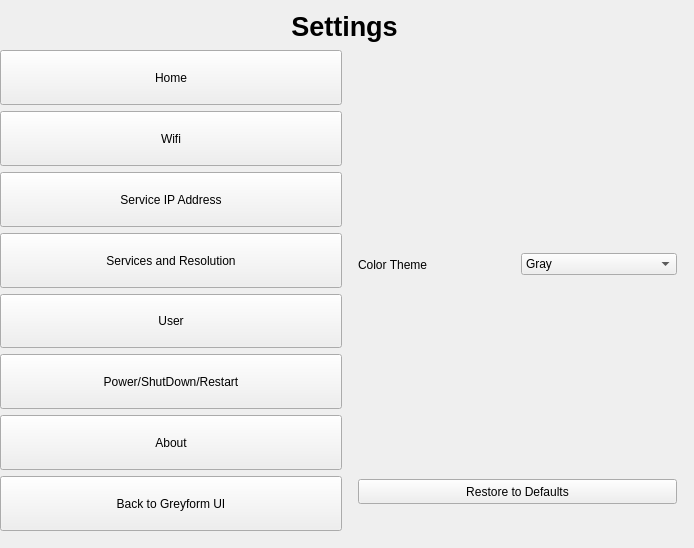
<?xml version="1.0" encoding="UTF-8"?>
<ui version="4.0">
 <class>Form</class>
 <widget class="QWidget" name="Form">
  <property name="geometry">
   <rect>
    <x>0</x>
    <y>0</y>
    <width>694</width>
    <height>548</height>
   </rect>
  </property>
  <property name="sizePolicy">
   <sizepolicy hsizetype="Expanding" vsizetype="Expanding">
    <horstretch>0</horstretch>
    <verstretch>0</verstretch>
   </sizepolicy>
  </property>
  <property name="windowTitle">
   <string>Form</string>
  </property>
  <widget class="QLabel" name="labeltitlsetting">
   <property name="geometry">
    <rect>
     <x>0</x>
     <y>10</y>
     <width>689</width>
     <height>32</height>
    </rect>
   </property>
   <property name="sizePolicy">
    <sizepolicy hsizetype="Minimum" vsizetype="Maximum">
     <horstretch>0</horstretch>
     <verstretch>0</verstretch>
    </sizepolicy>
   </property>
   <property name="font">
    <font>
     <pointsize>20</pointsize>
     <weight>75</weight>
     <bold>true</bold>
    </font>
   </property>
   <property name="text">
    <string>Settings</string>
   </property>
   <property name="textFormat">
    <enum>Qt::AutoText</enum>
   </property>
   <property name="alignment">
    <set>Qt::AlignCenter</set>
   </property>
  </widget>
  <widget class="QWidget" name="settinglayoutWidget">
   <property name="geometry">
    <rect>
     <x>0</x>
     <y>50</y>
     <width>689</width>
     <height>481</height>
    </rect>
   </property>
   <layout class="QHBoxLayout" name="horizontalLayout_2" stretch="1,1">
    <item>
     <layout class="QVBoxLayout" name="verticalLayout_2" stretch="1,1,1,1,1,1,1,1">
      <item>
       <widget class="QPushButton" name="HomeButton">
        <property name="sizePolicy">
         <sizepolicy hsizetype="Minimum" vsizetype="MinimumExpanding">
          <horstretch>0</horstretch>
          <verstretch>0</verstretch>
         </sizepolicy>
        </property>
        <property name="text">
         <string>Home</string>
        </property>
       </widget>
      </item>
      <item>
       <widget class="QPushButton" name="WifiButton">
        <property name="sizePolicy">
         <sizepolicy hsizetype="Minimum" vsizetype="MinimumExpanding">
          <horstretch>0</horstretch>
          <verstretch>0</verstretch>
         </sizepolicy>
        </property>
        <property name="text">
         <string>Wifi</string>
        </property>
       </widget>
      </item>
      <item>
       <widget class="QPushButton" name="serviceIPAddressButton">
        <property name="sizePolicy">
         <sizepolicy hsizetype="Minimum" vsizetype="MinimumExpanding">
          <horstretch>0</horstretch>
          <verstretch>0</verstretch>
         </sizepolicy>
        </property>
        <property name="text">
         <string>Service IP Address</string>
        </property>
       </widget>
      </item>
      <item>
       <widget class="QPushButton" name="ServicesButton">
        <property name="sizePolicy">
         <sizepolicy hsizetype="Minimum" vsizetype="MinimumExpanding">
          <horstretch>0</horstretch>
          <verstretch>0</verstretch>
         </sizepolicy>
        </property>
        <property name="text">
         <string>Services and Resolution</string>
        </property>
       </widget>
      </item>
      <item>
       <widget class="QPushButton" name="UserButton">
        <property name="sizePolicy">
         <sizepolicy hsizetype="Minimum" vsizetype="MinimumExpanding">
          <horstretch>0</horstretch>
          <verstretch>0</verstretch>
         </sizepolicy>
        </property>
        <property name="text">
         <string>User</string>
        </property>
       </widget>
      </item>
      <item>
       <widget class="QPushButton" name="PowerButton">
        <property name="sizePolicy">
         <sizepolicy hsizetype="Minimum" vsizetype="MinimumExpanding">
          <horstretch>0</horstretch>
          <verstretch>0</verstretch>
         </sizepolicy>
        </property>
        <property name="text">
         <string>Power/ShutDown/Restart</string>
        </property>
       </widget>
      </item>
      <item>
       <widget class="QPushButton" name="AboutButton">
        <property name="sizePolicy">
         <sizepolicy hsizetype="Minimum" vsizetype="MinimumExpanding">
          <horstretch>0</horstretch>
          <verstretch>0</verstretch>
         </sizepolicy>
        </property>
        <property name="text">
         <string>About</string>
        </property>
       </widget>
      </item>
      <item>
       <widget class="QPushButton" name="MarkingbackButton">
        <property name="sizePolicy">
         <sizepolicy hsizetype="Minimum" vsizetype="MinimumExpanding">
          <horstretch>0</horstretch>
          <verstretch>0</verstretch>
         </sizepolicy>
        </property>
        <property name="text">
         <string>Back to Greyform UI</string>
        </property>
       </widget>
      </item>
     </layout>
    </item>
    <item>
     <layout class="QVBoxLayout" name="verticalLayout_4" stretch="1,1">
      <item>
       <widget class="QLabel" name="maintitlelabel">
        <property name="sizePolicy">
         <sizepolicy hsizetype="Preferred" vsizetype="Fixed">
          <horstretch>0</horstretch>
          <verstretch>0</verstretch>
         </sizepolicy>
        </property>
        <property name="font">
         <font>
          <pointsize>15</pointsize>
          <weight>75</weight>
          <bold>true</bold>
         </font>
        </property>
        <property name="text">
         <string/>
        </property>
        <property name="wordWrap">
         <bool>true</bool>
        </property>
       </widget>
      </item>
      <item>
       <widget class="QStackedWidget" name="stackedWidgetsetting">
        <widget class="QWidget" name="settingHomepage">
         <widget class="QWidget" name="layoutWidgethome">
          <property name="geometry">
           <rect>
            <x>10</x>
            <y>130</y>
            <width>319</width>
            <height>111</height>
           </rect>
          </property>
          <layout class="QHBoxLayout" name="horizontalLayout">
           <item>
            <widget class="QLabel" name="colortitlelabel">
             <property name="text">
              <string>Color Theme</string>
             </property>
            </widget>
           </item>
           <item>
            <widget class="QComboBox" name="themebox">
             <item>
              <property name="text">
               <string>Gray</string>
              </property>
             </item>
             <item>
              <property name="text">
               <string>Black</string>
              </property>
             </item>
             <item>
              <property name="text">
               <string>Light</string>
              </property>
             </item>
             <item>
              <property name="text">
               <string>Other Color</string>
              </property>
             </item>
            </widget>
           </item>
          </layout>
         </widget>
         <widget class="QPushButton" name="restoreDefaultsButton">
          <property name="geometry">
           <rect>
            <x>10</x>
            <y>400</y>
            <width>319</width>
            <height>25</height>
           </rect>
          </property>
          <property name="text">
           <string>Restore to Defaults</string>
          </property>
         </widget>
        </widget>
        <widget class="QWidget" name="wifipage">
         <widget class="QLabel" name="interface_label">
          <property name="geometry">
           <rect>
            <x>10</x>
            <y>10</y>
            <width>319</width>
            <height>17</height>
           </rect>
          </property>
          <property name="text">
           <string/>
          </property>
          <property name="wordWrap">
           <bool>true</bool>
          </property>
         </widget>
         <widget class="QTreeWidget" name="treeWidget">
          <property name="geometry">
           <rect>
            <x>10</x>
            <y>40</y>
            <width>319</width>
            <height>399</height>
           </rect>
          </property>
          <column>
           <property name="text">
            <string>SSID</string>
           </property>
          </column>
          <column>
           <property name="text">
            <string>Signal Strength</string>
           </property>
          </column>
         </widget>
        </widget>
        <widget class="QWidget" name="serviceipaddresspage">
         <widget class="QLabel" name="ip_label">
          <property name="geometry">
           <rect>
            <x>0</x>
            <y>10</y>
            <width>309</width>
            <height>197</height>
           </rect>
          </property>
          <property name="text">
           <string/>
          </property>
          <property name="wordWrap">
           <bool>true</bool>
          </property>
         </widget>
         <widget class="QLabel" name="Portnumipadd">
          <property name="geometry">
           <rect>
            <x>10</x>
            <y>240</y>
            <width>309</width>
            <height>196</height>
           </rect>
          </property>
          <property name="font">
           <font>
            <pointsize>15</pointsize>
           </font>
          </property>
          <property name="text">
           <string/>
          </property>
          <property name="wordWrap">
           <bool>true</bool>
          </property>
         </widget>
        </widget>
        <widget class="QWidget" name="servicespage">
         <widget class="QWidget" name="layoutWidgetservicestextsize">
          <property name="geometry">
           <rect>
            <x>10</x>
            <y>110</y>
            <width>319</width>
            <height>36</height>
           </rect>
          </property>
          <layout class="QHBoxLayout" name="horizontalLayout_4" stretch="1,1">
           <item>
            <widget class="QLabel" name="Textsizelab">
             <property name="font">
              <font>
               <pointsize>15</pointsize>
              </font>
             </property>
             <property name="text">
              <string>Text Size:</string>
             </property>
            </widget>
           </item>
           <item>
            <widget class="QComboBox" name="Text_size">
             <property name="font">
              <font>
               <pointsize>15</pointsize>
              </font>
             </property>
             <item>
              <property name="text">
               <string>16</string>
              </property>
             </item>
             <item>
              <property name="text">
               <string>18</string>
              </property>
             </item>
             <item>
              <property name="text">
               <string>20</string>
              </property>
             </item>
             <item>
              <property name="text">
               <string>22</string>
              </property>
             </item>
             <item>
              <property name="text">
               <string>24</string>
              </property>
             </item>
             <item>
              <property name="text">
               <string>26</string>
              </property>
             </item>
             <item>
              <property name="text">
               <string>28</string>
              </property>
             </item>
             <item>
              <property name="text">
               <string>30</string>
              </property>
             </item>
             <item>
              <property name="text">
               <string>32</string>
              </property>
             </item>
             <item>
              <property name="text">
               <string>36</string>
              </property>
             </item>
             <item>
              <property name="text">
               <string>40</string>
              </property>
             </item>
             <item>
              <property name="text">
               <string>44</string>
              </property>
             </item>
             <item>
              <property name="text">
               <string>48</string>
              </property>
             </item>
             <item>
              <property name="text">
               <string>52</string>
              </property>
             </item>
             <item>
              <property name="text">
               <string>56</string>
              </property>
             </item>
             <item>
              <property name="text">
               <string>60</string>
              </property>
             </item>
            </widget>
           </item>
          </layout>
         </widget>
         <widget class="QLabel" name="host">
          <property name="geometry">
           <rect>
            <x>10</x>
            <y>27</y>
            <width>319</width>
            <height>36</height>
           </rect>
          </property>
          <property name="font">
           <font>
            <pointsize>15</pointsize>
           </font>
          </property>
          <property name="text">
           <string>Host:</string>
          </property>
         </widget>
         <widget class="QWidget" name="layoutWidgetservicesresolution">
          <property name="geometry">
           <rect>
            <x>10</x>
            <y>152</y>
            <width>319</width>
            <height>36</height>
           </rect>
          </property>
          <layout class="QHBoxLayout" name="horizontalLayout_3" stretch="1,1">
           <item>
            <widget class="QLabel" name="Resolutionlab">
             <property name="font">
              <font>
               <pointsize>15</pointsize>
              </font>
             </property>
             <property name="text">
              <string>Resolution:</string>
             </property>
            </widget>
           </item>
           <item>
            <widget class="QComboBox" name="resolutioncomboBox">
             <property name="font">
              <font>
               <pointsize>15</pointsize>
              </font>
             </property>
             <item>
              <property name="text">
               <string>1920 x 1080</string>
              </property>
             </item>
             <item>
              <property name="text">
               <string>1600 x 900</string>
              </property>
             </item>
             <item>
              <property name="text">
               <string>1366 x 768</string>
              </property>
             </item>
             <item>
              <property name="text">
               <string>1280 x 720</string>
              </property>
             </item>
             <item>
              <property name="text">
               <string>800 x 600</string>
              </property>
             </item>
            </widget>
           </item>
          </layout>
         </widget>
         <widget class="QWidget" name="layoutWidgetservicescountryGMT">
          <property name="geometry">
           <rect>
            <x>10</x>
            <y>319</y>
            <width>319</width>
            <height>35</height>
           </rect>
          </property>
          <layout class="QHBoxLayout" name="horizontalLayout_6" stretch="1,1">
           <item>
            <widget class="QLabel" name="setcountryGMT">
             <property name="font">
              <font>
               <pointsize>15</pointsize>
              </font>
             </property>
             <property name="text">
              <string>Country:</string>
             </property>
            </widget>
           </item>
           <item>
            <widget class="QComboBox" name="country">
             <property name="font">
              <font>
               <pointsize>15</pointsize>
              </font>
             </property>
            </widget>
           </item>
          </layout>
         </widget>
         <widget class="QLabel" name="SystemDate">
          <property name="geometry">
           <rect>
            <x>10</x>
            <y>194</y>
            <width>319</width>
            <height>35</height>
           </rect>
          </property>
          <property name="font">
           <font>
            <pointsize>15</pointsize>
           </font>
          </property>
          <property name="text">
           <string>System Date: </string>
          </property>
         </widget>
         <widget class="QWidget" name="layoutWidgetservicessetpass">
          <property name="geometry">
           <rect>
            <x>10</x>
            <y>360</y>
            <width>319</width>
            <height>36</height>
           </rect>
          </property>
          <layout class="QHBoxLayout" name="horizontalLayout_5" stretch="1,1">
           <item>
            <widget class="QLabel" name="setpassword">
             <property name="font">
              <font>
               <pointsize>15</pointsize>
              </font>
             </property>
             <property name="text">
              <string>Set User Password: </string>
             </property>
            </widget>
           </item>
           <item>
            <widget class="QLineEdit" name="PasslineEdit">
             <property name="font">
              <font>
               <pointsize>15</pointsize>
               <stylestrategy>PreferDefault</stylestrategy>
              </font>
             </property>
             <property name="echoMode">
              <enum>QLineEdit::Password</enum>
             </property>
            </widget>
           </item>
          </layout>
         </widget>
         <widget class="QLabel" name="Systemtime">
          <property name="geometry">
           <rect>
            <x>10</x>
            <y>277</y>
            <width>319</width>
            <height>36</height>
           </rect>
          </property>
          <property name="font">
           <font>
            <pointsize>15</pointsize>
           </font>
          </property>
          <property name="text">
           <string>System Time: </string>
          </property>
         </widget>
         <widget class="QLabel" name="SystemMemory">
          <property name="geometry">
           <rect>
            <x>10</x>
            <y>235</y>
            <width>319</width>
            <height>36</height>
           </rect>
          </property>
          <property name="font">
           <font>
            <pointsize>15</pointsize>
           </font>
          </property>
          <property name="text">
           <string>System Memory: </string>
          </property>
         </widget>
         <widget class="QLabel" name="Port">
          <property name="geometry">
           <rect>
            <x>10</x>
            <y>69</y>
            <width>319</width>
            <height>35</height>
           </rect>
          </property>
          <property name="font">
           <font>
            <pointsize>15</pointsize>
           </font>
          </property>
          <property name="text">
           <string>Port:</string>
          </property>
         </widget>
        </widget>
        <widget class="QWidget" name="UserPage"/>
        <widget class="QWidget" name="AboutPage">
         <widget class="QLabel" name="version_label">
          <property name="geometry">
           <rect>
            <x>10</x>
            <y>310</y>
            <width>319</width>
            <height>90</height>
           </rect>
          </property>
          <property name="text">
           <string/>
          </property>
         </widget>
         <widget class="QLabel" name="titlelabel">
          <property name="geometry">
           <rect>
            <x>10</x>
            <y>117</y>
            <width>319</width>
            <height>91</height>
           </rect>
          </property>
          <property name="text">
           <string/>
          </property>
         </widget>
         <widget class="QLabel" name="author_label">
          <property name="geometry">
           <rect>
            <x>10</x>
            <y>21</y>
            <width>319</width>
            <height>90</height>
           </rect>
          </property>
          <property name="text">
           <string/>
          </property>
         </widget>
         <widget class="QLabel" name="info_label">
          <property name="geometry">
           <rect>
            <x>10</x>
            <y>214</y>
            <width>319</width>
            <height>90</height>
           </rect>
          </property>
          <property name="text">
           <string/>
          </property>
          <property name="wordWrap">
           <bool>true</bool>
          </property>
         </widget>
        </widget>
        <widget class="QWidget" name="RestartPowerOffPage"/>
       </widget>
      </item>
     </layout>
    </item>
   </layout>
  </widget>
 </widget>
 <resources/>
 <connections/>
</ui>
